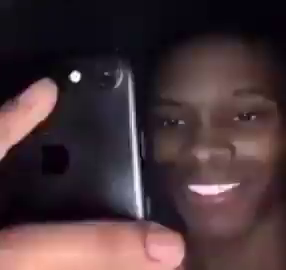
#> input picture frame 16 of demo.mp4, 286 x 270 px
$ python chatPy.py
#> lines starting #> are read from the running program, lines starting #| are printed output that depends on the picture
#> further down, frame is the input picture: shape (270, 286, 3); mean B, G, R 57.5, 53.4, 73
import cv2
import numpy as np


def apply_rainbow_filter(frame):
    # Create a rainbow color gradient
    rainbow = np.zeros_like(frame)
    rows, cols, _ = frame.shape
#> rows = 270; cols = 286
    for r in range(rows):
        color = [int(255 * np.sin(np.pi * r / rows)),
                 int(255 * np.sin(np.pi * (r + rows) / rows)),
                 int(255 * np.sin(np.pi * (r + 2 * rows) / rows))]
        rainbow[r, :, :] = color
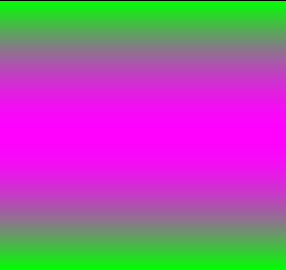
#> rainbow: shape (270, 286, 3); mean of channels 0, 1, 2 161.8, 93.2, 161.8; drawn as B, G, R

    # Combine the original frame with the rainbow gradient
    rainbow_frame = cv2.addWeighted(frame, 0.7, rainbow, 0.3, 0)
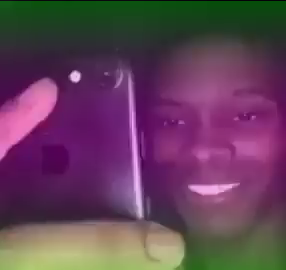
#> rainbow_frame: shape (270, 286, 3); mean B, G, R 88.8, 65.4, 99.7

    return rainbow_frame


cap = cv2.VideoCapture('/Users/Everlie/Documents/GitHub/VideoFilters/demo.mp4')

# Get video properties
fps = int(cap.get(cv2.CAP_PROP_FPS))
frame_width = int(cap.get(cv2.CAP_PROP_FRAME_WIDTH))
frame_height = int(cap.get(cv2.CAP_PROP_FRAME_HEIGHT))
fourcc = cv2.VideoWriter_fourcc(*'XVID')
out = cv2.VideoWriter('output_rainbow_video.mp4', fourcc,
                      fps, (frame_width, frame_height))

while cap.isOpened():
    ret, frame = cap.read()
    if not ret:
        break

    rainbow_frame = apply_rainbow_filter(frame)

    out.write(rainbow_frame)

    cv2.imshow('Rainbow Video', rainbow_frame)

    if cv2.waitKey(25) & 0xFF == ord('q'):
#> (key q is pressed here)
        break

cap.release()
out.release()
cv2.destroyAllWindows()

$ run again, starting later in the video
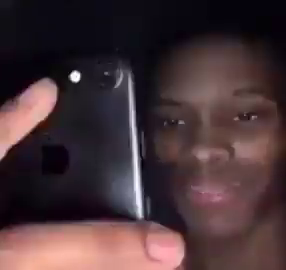
#> input picture frame 72 of demo.mp4, 286 x 270 px
#> frame is the input picture: shape (270, 286, 3); mean B, G, R 56.3, 52.3, 72.1
#> in apply_rainbow_filter, `rainbow_frame = cv2.addWeighted(frame, 0.7, rainbow, 0.3, 0)`:
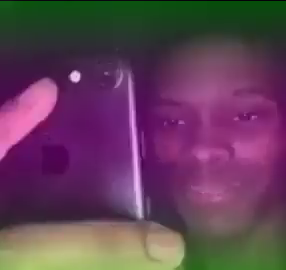
#> rainbow_frame: shape (270, 286, 3); mean B, G, R 88, 64.6, 99

$ run again, starting later in the video
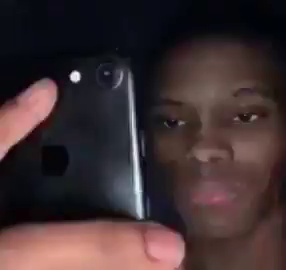
#> input picture frame 128 of demo.mp4, 286 x 270 px
#> frame is the input picture: shape (270, 286, 3); mean B, G, R 50.4, 48.4, 64.2
#> in apply_rainbow_filter, `rainbow_frame = cv2.addWeighted(frame, 0.7, rainbow, 0.3, 0)`:
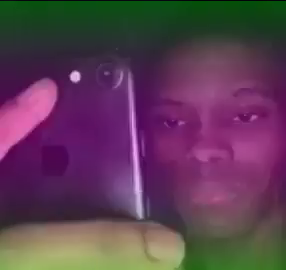
#> rainbow_frame: shape (270, 286, 3); mean B, G, R 83.8, 61.8, 93.5
